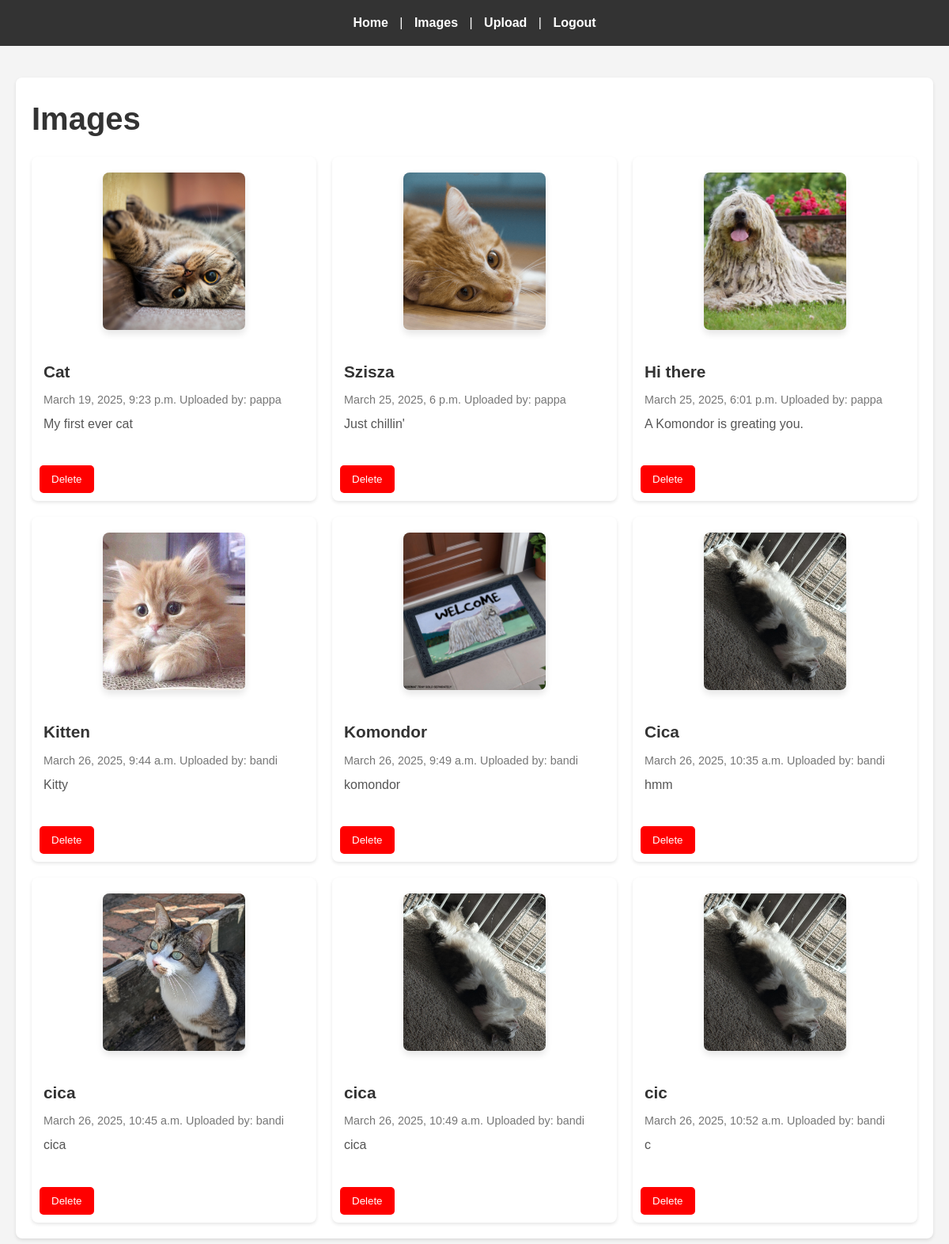
Page /images/ (signed in) on the committed database.
### images/models.py (models this page shows, shortened)
class Image(models.Model):
    title = models.CharField(max_length=48)
    body = models.TextField()
    slug = models.SlugField(max_length=48, unique=True)
    date = models.DateTimeField(auto_now_add=True)
    banner = models.ImageField(default='fallback.png', blank=True)
    author = models.ForeignKey('auth.User', on_delete=models.CASCADE, default=1)

### images/views.py (the view)
# urls.py: path('', views.images_list, name="list"),
@login_required
def images_list(request):
    images = Image.objects.all()
    return render(request,  'images/images_list.html', {'images': images})

### images/templates/images/images_list.html (shortened to what this page needs)
{% extends 'layout.html' %}
{% block content %}
    <section class="images-list">
        <h1>Images</h1>
        <div class="image-grid">
            {% for image in images %}
                <article class="image-card">
                    <div class="image-card-header">
                        <a href="{% url 'images:page' slug=image.slug %}">
                            <img
                                class="banner"
                                src="{{ image.banner.url }}"
                                alt="{{ image.title }}"
                            />
                        </a>
                    </div>
                    <div class="image-card-content">
                        <a href="{% url 'images:page' slug=image.slug %}">
                            <h2 class="image-card-title">{{ image.title }}</h2>
                            <p class="image-card-date">{{ image.date }}
                                Uploaded by: {{ image.author }}</p>
                            <p class="image-card-body">{{ image.body|truncatewords:20 }}</p>
                        </a>
                    </div>
                    <div class="image-card-footer">
                        <form method="post" action="{% url 'images:delete' slug=image.slug %}" onsubmit="return confirm('Are you sure you want to delete this image?');">
                            <button type="submit" class="delete-button">Delete</button>
                        </form>
                    </div>
                </article>
            {% endfor %}
        </div>
    </section>
{% endblock %}

### static/css/style.css (style rules this page uses)
* { margin: 0; padding: 0; box-sizing: border-box; }
body { font-family: 'Arial', sans-serif; line-height: 1.6; background-color: #f4f4f4; color: #333; }
section { background-color: #fff; padding: 20px; border-radius: 8px; box-shadow: 0 2px 4px rgba(0, 0, 0, 0.1); }
h1 { font-size: 2.5rem; margin-bottom: 1rem; color: #333; }
p { font-size: 1.1rem; margin-bottom: 1rem; color: #555; }
.banner { max-width: 50%; height: auto; display: block; margin: 20px auto; border-radius: 8px; box-shadow: 0 4px 8px rgba(0, 0, 0, 0.1); }
.images-list { padding: 20px; }
.image-grid { display: grid; grid-template-columns: repeat(auto-fit, minmax(300px, 1fr)); gap: 20px; }
.image-card { background-color: #fff; border-radius: 8px; box-shadow: 0 2px 4px rgba(0, 0, 0, 0.1); overflow: hidden; transition: transform 0.3s ease; }
.image-card a { text-decoration: none; color: inherit; display: block; }
.image-card .banner { width: 100%; height: 200px; object-fit: cover; border-bottom: 1px solid #eee; }
.image-card-header { position: relative; }
.image-card-content { padding: 15px; }
.image-card-title { font-size: 1.3rem; margin-bottom: 0.5rem; color: #333; }
.image-card-date { font-size: 0.9rem; color: #777; margin-bottom: 0.5rem; }
.image-card-body { font-size: 1rem; color: #555; line-height: 1.4; }
.image-card-footer { padding: 10px; }
.delete-button { background-color: red; color: white; padding: 10px 15px; border: none; border-radius: 5px; cursor: pointer; transition: background-color 0.3s ease; }

### rows in the picture
Image: banner (picture), title "Cat", date "March 19, 2025, 9:23 p.m.", author "pappa", body "My first ever cat"
Image: banner (picture), title "Szisza", date "March 25, 2025, 6 p.m.", author "pappa", body "Just chillin'"
Image: banner (picture), title "Hi there", date "March 25, 2025, 6:01 p.m.", author "pappa", body "A Komondor is greating you."
Image: banner (picture), title "Kitten", date "March 26, 2025, 9:44 a.m.", author "bandi", body "Kitty"
Image: banner (picture), title "Komondor", date "March 26, 2025, 9:49 a.m.", author "bandi", body "komondor"
Image: banner (picture), title "Cica", date "March 26, 2025, 10:35 a.m.", author "bandi", body "hmm"
Image: banner (picture), title "cica", date "March 26, 2025, 10:45 a.m.", author "bandi", body "cica"
Image: banner (picture), title "cica", date "March 26, 2025, 10:49 a.m.", author "bandi", body "cica"
Image: banner (picture), title "cic", date "March 26, 2025, 10:52 a.m.", author "bandi", body "c"
